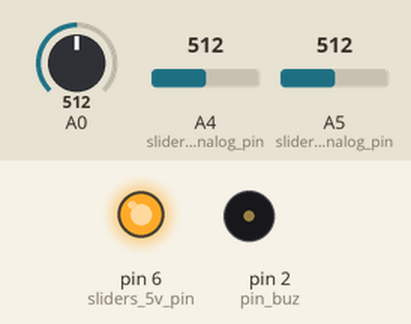
The sketch below on a simulated Arduino Uno, built with avr-gcc and run on an emulated ATmega328P. On the bench: output pins drawn as LEDs (lit = HIGH), buzzer (waves = sounding, pin HIGH). The inputs (shaded band) are chosen by the test bench; at power-on: A0 = 512, A4 (slider2_analog_pin) = 512, A5 (slider3_analog_pin) = 512. What the sketch prints to the serial monitor is not drawn.

Above: at 1.2 s.
1.3 s: A0 set to 536
At 1.7 s:
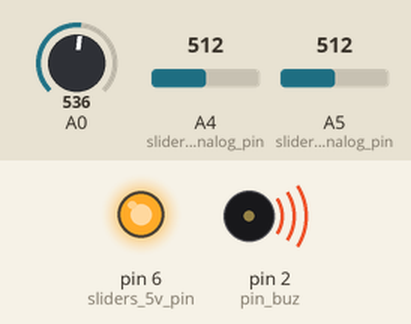
4.3 s: A0 set to 511
At 5.2 s:
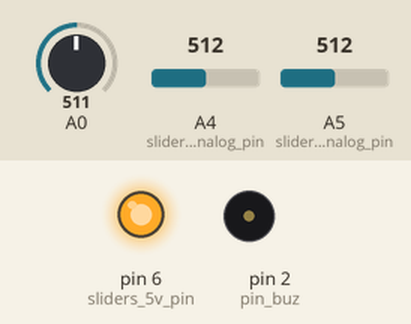
5.8 s: A0 set to 716
At 6.3 s:
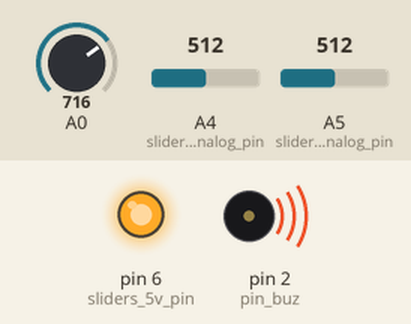
Timing chart, 0 to 8.3 s (numbered marks = the images above; inputs shaded):
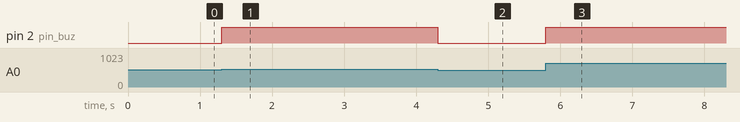

The sketch:

02_guitar_sliders.ino
```cpp
/* Endless Guitar is a 1-string 1-bit guitar with controllable volume, sample rate and sensitivity.

Performance video: https://youtu.be/i0PbnIoiwZM

1-bit algorithm - simple thresholding.

Sliders:
1 - controls volume
2 - controls sample rate
3 - controls bias for ADC zero level, in our case it means PWM, sensitivity for guitar.

 Program gets sound from microphone (A0)
and immediately outputs it to buzzer (pin 2) using simple thresholding, without diffusion.
Can be used for electo-guitar connection too.

Controller: Arduino Uno

----------------------------------------
Connection
----------------------------------------
1) Microphone:
Take microphone unit for Arduino:
  connect it to Gnd, 5V, and output signal connect to A0.

2) Trimmer resistor for pulling-up microphone:
Note, that microphone unit gives -2.5V...2.5V output,
so to digitize signal carefully we need to pull up it to 0..5V range for A0.
As a solution, I use compact 10KOm trimmer resistor,
connect left and right pins to Gnd, 5V, and output to A0 too.
Next, I adjust trimmer resistor to obtain 2.5V when Mic is in a silence (or, equally, 512 on A0).
Now microphone outputs 0..5V to A0!

3) Buzzer (or audio output) to pin 2.

----------------------------------------
Programming details
----------------------------------------
By default Arduino ADC works on 8Khz - ok for us.
But can speedup:
https://www.instructables.com/Make-Your-Own-Spy-Bug-Arduino-Voice-Recorder/
Recorder:
https://github.com/TMRh20/TMRpcm
http://microsin.net/programming/avr/real-time-digital-audio-processing-using-arduino.html

 */

const byte pin_buz = 2; //Buzzer pin

const byte sliders_gnd_pin = 5;
const byte sliders_5v_pin = 6;
;
//slider1 affects volume output directly, without arduino
const byte slider2_analog_pin = A4;   //sample rate
const byte slider3_analog_pin = A5;   //pwm


int debug = 0;    //control from keyboard to begin debugging

//--------------------------------------------------------------
void setup() {
  Serial.begin(500000);
  Serial.println("EndlessSynth Guitar with sliders (simple thresholding), v. 1.1 for Arduino Uno or Mega");
  Serial.println("Program gets sound from microphone (A0) and immediately outputs");
  Serial.println("it to buzzer (pin 2) using simple thresholding.");
  Serial.println("Note: please use trimmer resistor 10KOhm to move silence mic level to 2.5V (or, equally, 512 on A0)");
  Serial.println("send '1' to on/off debug print");

  //will be computed
  //Serial.print("Audio sample rate: "); Serial.println(audio_sample_rate);

  pinMode(pin_buz, OUTPUT); //activate buzzer

  //sliders
  pinMode(sliders_gnd_pin, OUTPUT);
  pinMode(sliders_5v_pin, OUTPUT);
  digitalWrite(sliders_gnd_pin, LOW);
  digitalWrite(sliders_5v_pin, HIGH);

}


//--------------------------------------------------------------
//Constants
const int audio_delay_mcs0 = 0;
const int audio_delay_mcs1 = 4000;//400;
const int audio_thresh0 = 512;
const int audio_thresh1 = 512+10;


//Sound parameters
int audio_delay_mcs = 10;   //delay in sound loop
int audio_thresh = 512;     //threshold for PWM, sensitivity

int audio_input_ = 0;

int loops_ = 1000;

//--------------------------------------------------------------
inline void control_step() {
  if (Serial.available() > 0) { //we expect only "1" rare to on/off debugging
    int key = Serial.read();
    if (key == '1') {
      debug = 1 - debug;
      Serial.print("Debug "); Serial.println(debug);
    }
  }

  //TODO make each step at separate loop to minimize delay
  int slider2 = analogRead(slider2_analog_pin);  //0..1023
  int slider3 = analogRead(slider3_analog_pin);  //0..1023

  audio_delay_mcs = map(slider2,0,1023,audio_delay_mcs0,audio_delay_mcs1);
  audio_thresh = map(slider3, 0, 1023, audio_thresh1, audio_thresh0); //reverted range

  //debug print
  if (debug) {
    //use audio input for setting up trimmer resistor so it print 512
    Serial.print("audio input "); Serial.print(audio_input_);
    Serial.print("  audio loops "); Serial.print(loops_);
    Serial.print("  sliders "); Serial.print(slider2);
    Serial.print(","); Serial.print(slider3);
    Serial.print("  audio_delay_mcs "); Serial.print(audio_delay_mcs);
    Serial.print("  audio_thresh "); Serial.print(audio_thresh);

    Serial.println();
  }
}


//--------------------------------------------------------------
void loop() {

  //run control step
  control_step();

  //run audio loop
  loops_ = map(audio_delay_mcs, audio_delay_mcs0, audio_delay_mcs1, 500, 40); //1000, 10);
  //NOTE - this simple formula gives good sound but in the middle part of slider 2 it freezes a control rate a bit

  //this algorithm more precise, but sounding not so good:

  //long int freq = (1000000 / (audio_delay_mcs + 100));
  //Serial.println(freq);
  //loops_ = map(freq, 9000, 200, 1000, 30); //TODO make as params and tune. I see debug speed to tune
  //loops_ = constrain(loops_, 30, 1000);

  unsigned long time0 = micros();
  for (int i=0; i<loops_; i++) {
    //get sample
    audio_input_ = analogRead(A0);
    //output
    if (audio_input_ > audio_thresh) digitalWrite(pin_buz, HIGH);
    else digitalWrite(pin_buz, LOW);

    //delay
    delayMicroseconds(audio_delay_mcs);
  }

  //estimate sample rate, runs once
  static byte was_measured = 0;
  if (!was_measured) {
    was_measured = 1;
    unsigned long delta = micros() - time0;
    long int audio_sample_rate = 1000000.0 * loops_ / delta;
    Serial.print("Computed audio sample rate: "); Serial.println(audio_sample_rate);
  }

}
```

Measured:
- the behaviour switches between 517 and 518 on A0 (found by bisection; images 0 and 1)
- after the input at 1.3 s, pin 2 (pin_buz): LOW → HIGH at once
- after the input at 4.3 s, pin 2 (pin_buz): HIGH → LOW at once
- after the input at 5.8 s, pin 2 (pin_buz): LOW → HIGH at once
